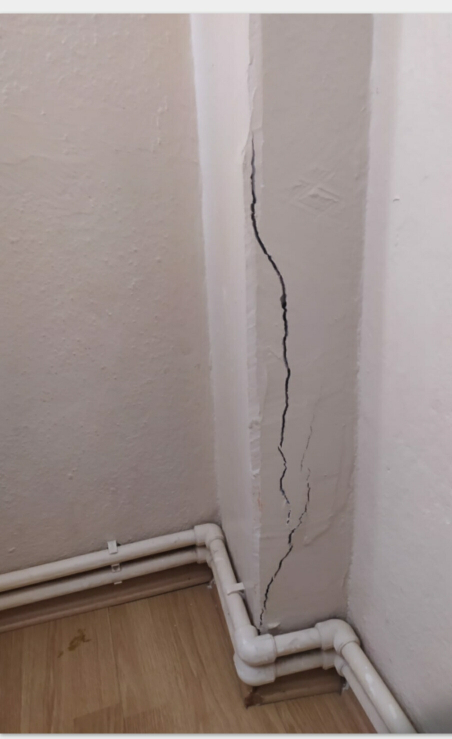
#> input picture images/image1.jpeg, 904 x 1477 px (shown at 1/2 size); its folder holds only this picture in this run
$ python better_tests.py --pattern images   (older library calls are emulated)
#> lines starting #> are read from the running program, lines starting #| are printed output that depends on the picture; after the words box and inside, x2 and y2 are one past the last pixel; in counts of white or black regions, pixels touching at a corner belong together
### crack_yolo.py
"""
YOLOv8 ile Çatlak Tespiti
Segmentasyon modeli kullanarak çatlakları tespit eder
"""

import cv2
import numpy as np
import os
import sys
from ultralytics import YOLO


def _normalize_u8(img: np.ndarray) -> np.ndarray:
    img_f = img.astype(np.float32)
    mn = float(np.min(img_f))
    mx = float(np.max(img_f))
    if mx - mn < 1e-6:
        return np.zeros_like(img, dtype=np.uint8)
    out = (img_f - mn) * (255.0 / (mx - mn))
    return np.clip(out, 0, 255).astype(np.uint8)


# [16 lines left out: function _morph_skeleton, not called in this run]


def _compute_crack_response(gray_u8: np.ndarray) -> np.ndarray:
    """Compute a crack-likeliness response map (uint8 0..255)."""
    # Denoise while preserving edges.
    den = cv2.bilateralFilter(gray_u8, 7, 60, 60)
    clahe = cv2.createCLAHE(clipLimit=2.5, tileGridSize=(8, 8))
    g = clahe.apply(den)

    # Multi-scale black-hat emphasizes thin dark lines.
    blackhat_sum = np.zeros_like(g, dtype=np.float32)
    for k in (9, 13, 17):
        kernel = cv2.getStructuringElement(cv2.MORPH_RECT, (k, k))
        bh = cv2.morphologyEx(g, cv2.MORPH_BLACKHAT, kernel)
        blackhat_sum += bh.astype(np.float32)

    # Local darkness: (local_mean - pixel) highlights locally darker structures.
    local = cv2.blur(g, (21, 21))
    darker = cv2.subtract(local, g)

    # Gradient magnitude helps when cracks are more edge-like than dark.
    sx = cv2.Sobel(g, cv2.CV_32F, 1, 0, ksize=3)
    sy = cv2.Sobel(g, cv2.CV_32F, 0, 1, ksize=3)
    grad = cv2.magnitude(sx, sy)

    # Weighted fusion (kept conservative to avoid flooding).
    resp = 0.55 * blackhat_sum + 0.30 * darker.astype(np.float32) + 0.15 * grad
    return _normalize_u8(resp)


def _threshold_by_percentile(resp_u8: np.ndarray, percentile: float) -> np.ndarray:
    flat = resp_u8.reshape(-1)
    # Avoid extreme thresholds for low-contrast images.
    thr = int(np.percentile(flat, percentile))
    thr = max(thr, 10)
    _, binary = cv2.threshold(resp_u8, thr, 255, cv2.THRESH_BINARY)
    return binary


# [270 lines left out: functions _filter_by_skeleton, detect_cracks_yolo, create_severity_colormap, detect_cracks_edge_based, test_all, not called in this run]


# [14 lines that do not run on import are left out]

### better_tests.py
import argparse
import csv
import os
from dataclasses import dataclass
from glob import glob
from typing import List, Tuple

import cv2
import numpy as np

# Reuse the detector internals from crack_yolo.py
from crack_yolo import (
    _compute_crack_response,
    _threshold_by_percentile,
)


@dataclass
class ImageMetrics:
    image: str
    std_gray: float
    percentile: float
    threshold_value: int
    resp_mean: float
    resp_p95: float
    resp_p99: float
    resp_max: int

    binary_pixel_ratio: float
    binary_components: int
    binary_largest_area: int
    binary_median_area: float

    contour_count: int
    contour_perimeter_sum: float


def _ensure_dir(path: str) -> None:
    os.makedirs(path, exist_ok=True)


def _to_bgr(img: np.ndarray) -> np.ndarray:
    if img.ndim == 2:
        return cv2.cvtColor(img, cv2.COLOR_GRAY2BGR)
    return img


def _resize_to_height(img: np.ndarray, height: int) -> np.ndarray:
    h, w = img.shape[:2]
    if h == height:
        return img
    scale = height / float(h)
    new_w = max(1, int(round(w * scale)))
    return cv2.resize(img, (new_w, height), interpolation=cv2.INTER_AREA)


def _make_panel(images: List[np.ndarray], labels: List[str], height: int = 360) -> np.ndarray:
    assert len(images) == len(labels)

    tiles: List[np.ndarray] = []
    for img, label in zip(images, labels):
        tile = _to_bgr(img)
        tile = _resize_to_height(tile, height)
        cv2.rectangle(tile, (0, 0), (tile.shape[1], 28), (0, 0, 0), -1)
        cv2.putText(tile, label, (8, 20), cv2.FONT_HERSHEY_SIMPLEX, 0.6, (255, 255, 255), 1)
        tiles.append(tile)

    return cv2.hconcat(tiles)


def analyze_one(image_path: str) -> Tuple[np.ndarray, np.ndarray, ImageMetrics, np.ndarray]:
    bgr = cv2.imread(image_path)
    if bgr is None:
        raise RuntimeError(f"Could not read: {image_path}")

    gray = cv2.cvtColor(bgr, cv2.COLOR_BGR2GRAY)
    std = float(np.std(gray))
    percentile = 98.5 if std > 20 else 96.5

    resp = _compute_crack_response(gray)

    # Mirror the exact thresholding logic so we can report the used threshold.
    thr = int(np.percentile(resp.reshape(-1), percentile))
    thr = max(thr, 10)
    binary = _threshold_by_percentile(resp, percentile)

    # Minimal cleanup only (keep detections as-is).
    kernel = cv2.getStructuringElement(cv2.MORPH_ELLIPSE, (3, 3))
    binary_clean = cv2.morphologyEx(binary, cv2.MORPH_OPEN, kernel, iterations=1)

    resp_mean = float(np.mean(resp))
    resp_p95 = float(np.percentile(resp.reshape(-1), 95))
    resp_p99 = float(np.percentile(resp.reshape(-1), 99))
    resp_max = int(np.max(resp))

    binary_ratio = float(np.mean(binary_clean > 0))
    # Connected components on binary to describe how fragmented/noisy it is.
    n_lbl, _, stats, _ = cv2.connectedComponentsWithStats((binary_clean > 0).astype(np.uint8), connectivity=8)
    # stats[0] is background
    areas = stats[1:, cv2.CC_STAT_AREA].astype(np.int64) if n_lbl > 1 else np.array([], dtype=np.int64)
    binary_components = int(areas.size)
    binary_largest_area = int(np.max(areas)) if areas.size else 0
    binary_median_area = float(np.median(areas)) if areas.size else 0.0

    contours, _ = cv2.findContours(binary_clean, cv2.RETR_LIST, cv2.CHAIN_APPROX_NONE)
    contour_count = int(len(contours))
    contour_perimeter_sum = float(sum(cv2.arcLength(c, True) for c in contours)) if contours else 0.0

    overlay = bgr.copy()
    if contours:
        cv2.drawContours(overlay, contours, -1, (0, 0, 255), 1)

    metrics = ImageMetrics(
        image=os.path.basename(image_path),
        std_gray=std,
        percentile=percentile,
        threshold_value=int(thr),
        resp_mean=resp_mean,
        resp_p95=resp_p95,
        resp_p99=resp_p99,
        resp_max=resp_max,
        binary_pixel_ratio=binary_ratio,
        binary_components=binary_components,
        binary_largest_area=binary_largest_area,
        binary_median_area=binary_median_area,
        contour_count=contour_count,
        contour_perimeter_sum=contour_perimeter_sum,
    )

    return resp, binary_clean, metrics, overlay


def main() -> None:
    ap = argparse.ArgumentParser(description="Better, comparable crack-detection tests")
    ap.add_argument("--images", default="images", help="Image folder")
    ap.add_argument("--out", default="results/tests", help="Output folder")
    ap.add_argument("--pattern", default="*.jpg", help="Glob pattern inside images folder")
    args = ap.parse_args()

    image_paths = sorted(glob(os.path.join(args.images, args.pattern)))
    if not image_paths:
        # Try common extensions
        image_paths = sorted(glob(os.path.join(args.images, "*.jpeg")))
    if not image_paths:
        image_paths = sorted(glob(os.path.join(args.images, "*.png")))

    if not image_paths:
        raise SystemExit(f"No images found in {args.images} with pattern {args.pattern}")

    _ensure_dir(args.out)

    metrics_rows: List[ImageMetrics] = []

    for p in image_paths:
        print(f"Processing: {p}")
        bgr = cv2.imread(p)
#> bgr is the input picture: shape (1477, 904, 3); mean B, G, R 138.7, 142.4, 155.3
        if bgr is None:
            print(f"  Skipping unreadable: {p}")
            continue

        resp, binary, metrics, overlay = analyze_one(p)
#> in analyze_one, `gray = cv2.cvtColor(bgr, cv2.COLOR_BGR2GRAY)`:
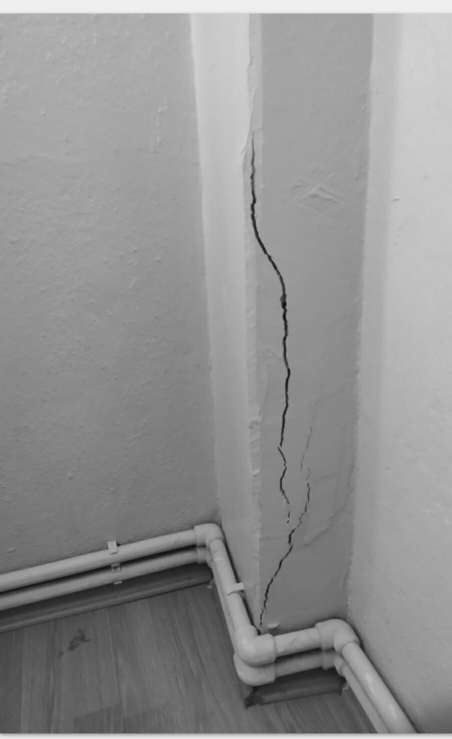
#> gray: shape (1477, 904) (shown at 1/2 size); min 12, max 239, mean 145.9
#> in analyze_one, `std = float(np.std(gray))`: std = 36.22
#> in analyze_one, `percentile = 98.5 if std > 20 else 96.5`: percentile = 98.5
#> in _compute_crack_response, `sx = cv2.Sobel(g, cv2.CV_32F, 1, 0, ksize=3)`:
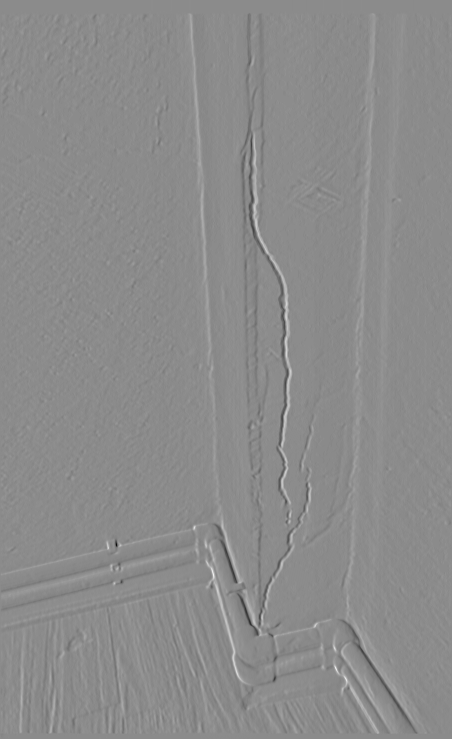
#> sx: shape (1477, 904) float32 (shown at 1/2 size); min -420, max 347, mean 0.4; drawn with min black and max white
#> in _compute_crack_response, `sy = cv2.Sobel(g, cv2.CV_32F, 0, 1, ksize=3)`:
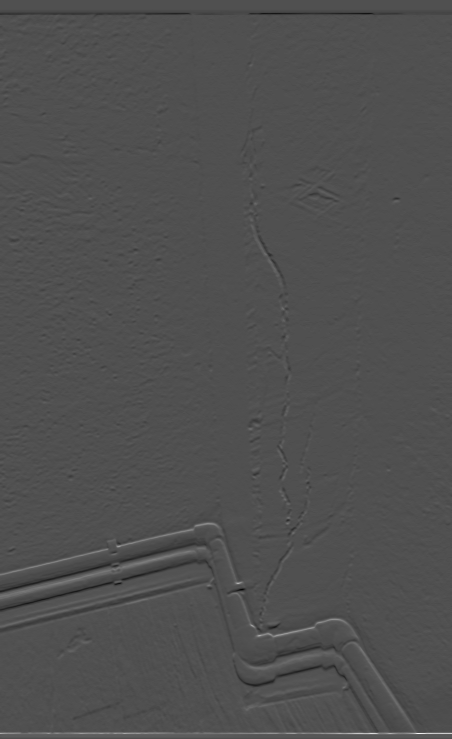
#> sy: shape (1477, 904) float32 (shown at 1/2 size); min -346, max 754, mean 0; drawn with min black and max white
#> in _normalize_u8, `mn = float(np.min(img_f))`: mn = 0
#> in _normalize_u8, `mx = float(np.max(img_f))`: mx = 239.2
#> in analyze_one, `thr = int(np.percentile(resp.reshape(-1), percentile))`: thr = 83
#> in _threshold_by_percentile, `_, binary = cv2.threshold(resp_u8, thr, 255, cv2.THRESH_BINARY)`:
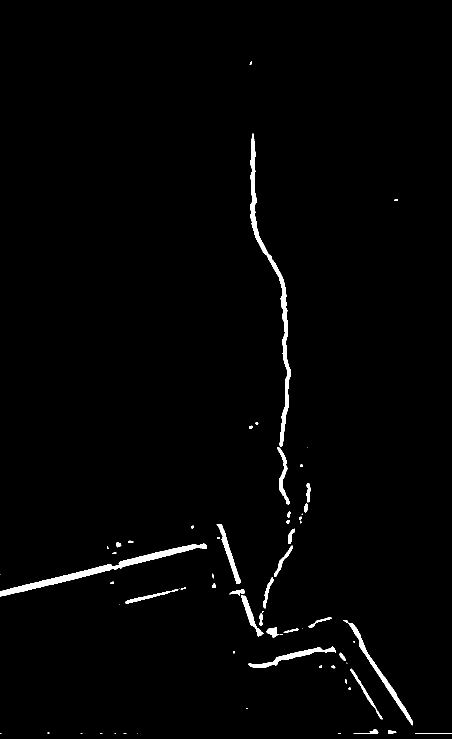
#> binary: shape (1477, 904) (shown at 1/2 size); 1.5% white; 67 white regions (25 under 20 px), largest, box (x1, y1, x2, y2) and area: (500, 267, 582, 894) 4840, (0, 1087, 414, 1193) 4713, (687, 1240, 826, 1451) 1898
#> in analyze_one, `resp_mean = float(np.mean(resp))`: resp_mean = 9.78
#> in analyze_one, `resp_p95 = float(np.percentile(resp.reshape(-1), 95))`: resp_p95 = 33
#> in analyze_one, `resp_p99 = float(np.percentile(resp.reshape(-1), 99))`: resp_p99 = 112
#> in analyze_one, `resp_max = int(np.max(resp))`: resp_max = 255
#> in analyze_one, `binary_ratio = float(np.mean(binary_clean > 0))`: binary_ratio = 0.0146
#> in analyze_one, `n_lbl, _, stats, _ = cv2.connectedComponentsWithStats((binary_clean > ..`: n_lbl = 53; stats = 53 rows, first 6: [0, 0, 904, 1477, 1315669], [499, 123, 5, 7, 21], [500, 268, 82, 626, 4836], [789, 398, 7, 4, 22], [510, 844, 7, 5, 22], [498, 851, 7, 7, 33]
#> in analyze_one, `areas = stats[1:, cv2.CC_STAT_AREA].astype(np.int64) if n_lbl > 1 else..`: areas = 52 values, max 4836 at index 1, min 5 at index 48, mean 375.8
#> in analyze_one, `binary_largest_area = int(np.max(areas)) if areas.size else 0`: binary_largest_area = 4836
#> in analyze_one, `binary_median_area = float(np.median(areas)) if areas.size else 0.0`: binary_median_area = 52
#> in analyze_one, `contours, _ = cv2.findContours(binary_clean, cv2.RETR_LIST, cv2.CHAIN_..`: contours = 52 contours, 20 with area under 20; largest, box (x1, y1, x2, y2) and area: (0, 1087, 414, 1193) 4286, (500, 268, 582, 894) 4208, (697, 1246, 826, 1450) 1656, (496, 1293, 672, 1336) 1272, (434, 1048, 482, 1167) 958
#> in analyze_one, `contour_count = int(len(contours))`: contour_count = 52
#> in analyze_one, `contour_perimeter_sum = float(sum(cv2.arcLength(c, True) for c in cont..`: contour_perimeter_sum = 5848
        metrics_rows.append(metrics)

        # Pretty response heatmap (debug)
        heat = cv2.applyColorMap(resp, cv2.COLORMAP_TURBO)
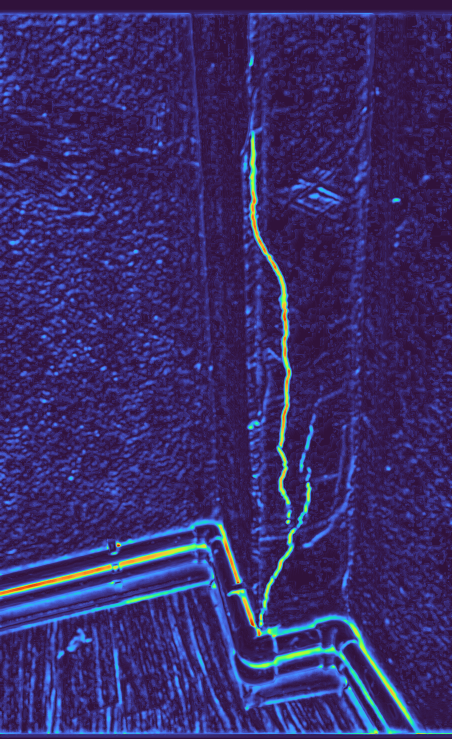
#> heat: shape (1477, 904, 3) (shown at 1/2 size); mean B, G, R 106.2, 43.4, 56.6

        panel = _make_panel(
            [bgr, heat, binary, overlay],
            ["original", "response", "binary", "overlay"],
            height=360,
        )
#> the loop in _make_panel, `for img, label in zip(images, labels):` made 4 passes
#> after the loop in _make_panel, `for img, label in zip(images, labels):`:
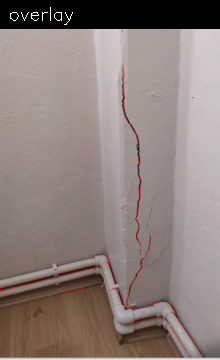
#> tile: shape (360, 220, 3); mean B, G, R 123.7, 127.3, 140.3
#> after the loop in _make_panel, `for img, label in zip(images, labels):`: tiles = 4 items
#> in _make_panel, `return cv2.hconcat(tiles)`:
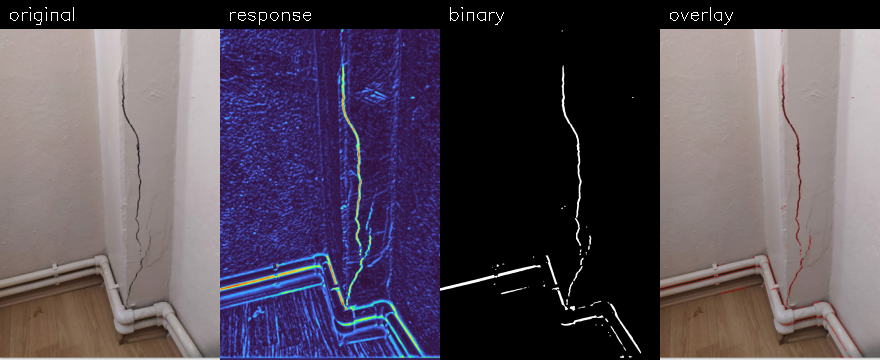
#> returned value: shape (360, 880, 3); mean of channels 0, 1, 2 87.7, 75.1, 84.3; drawn as B, G, R

        base = os.path.splitext(os.path.basename(p))[0]
        cv2.imwrite(os.path.join(args.out, f"{base}_panel.jpg"), panel)

    # CSV summary
    csv_path = os.path.join(args.out, "summary.csv")
    with open(csv_path, "w", newline="") as f:
        w = csv.writer(f)
        w.writerow(
            [
                "image",
                "std_gray",
                "percentile",
                "threshold_value",
                "resp_mean",
                "resp_p95",
                "resp_p99",
                "resp_max",
                "binary_pixel_ratio",
                "binary_components",
                "binary_largest_area",
                "binary_median_area",
                "contour_count",
                "contour_perimeter_sum",
            ]
        )
        for m in metrics_rows:
            w.writerow(
                [
                    m.image,
                    f"{m.std_gray:.3f}",
                    f"{m.percentile:.2f}",
                    m.threshold_value,
                    f"{m.resp_mean:.3f}",
                    f"{m.resp_p95:.3f}",
                    f"{m.resp_p99:.3f}",
                    m.resp_max,
                    f"{m.binary_pixel_ratio:.6f}",
                    m.binary_components,
                    m.binary_largest_area,
                    f"{m.binary_median_area:.3f}",
                    m.contour_count,
                    f"{m.contour_perimeter_sum:.3f}",
                ]
            )
#> this loop made 1 pass

    print(f"\nWrote panels + debug to: {args.out}")
    print(f"Wrote summary CSV: {csv_path}")


if __name__ == "__main__":
    main()

$ run again, on images/image5.jpeg
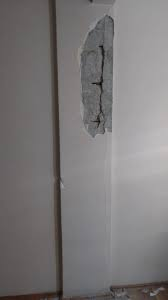
#> input picture images/image5.jpeg, 168 x 300 px
#> in main, bgr is the input picture: shape (300, 168, 3); mean B, G, R 120.7, 120.3, 123.2
#> std = 31.35
#> percentile = 98.5
#> mn = 0
#> mx = 218.2
#> in analyze_one, `thr = int(np.percentile(resp.reshape(-1), percentile))`: thr = 220
#> in _threshold_by_percentile, `_, binary = cv2.threshold(resp_u8, thr, 255, cv2.THRESH_BINARY)`:
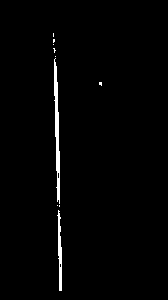
#> binary: shape (300, 168); 1.5% white; 10 white regions (8 under 20 px), largest, box (x1, y1, x2, y2) and area: (54, 58, 60, 204) 476, (57, 210, 62, 291) 231
#> binary_clean: shape (300, 168); 1.3% white; 7 white regions (2 under 20 px)
#> resp_mean = 21.52
#> resp_p95 = 126
#> resp_p99 = 228
#> resp_max = 255
#> binary_ratio = 0.0127
#> n_lbl = 8; stats = [[0, 0, 168, 300, 49758], [54, 65, 6, 108, 380], [99, 82, 3, 3, 5], [56, 178, 4, 22, 63], [57, 214, 4, 6, 13], [58, 225, 3, 8, 20], [58, 235, 4, 29, 93], [59, 267, 3, 24, 68]]
#> areas = [380, 5, 63, 13, 20, 93, 68]
#> binary_largest_area = 380
#> binary_median_area = 63
#> contours = 7 contours, 3 with area under 20; largest, box (x1, y1, x2, y2) and area: (54, 65, 60, 173) 272, (58, 235, 62, 264) 64, (59, 267, 62, 291) 44, (56, 178, 60, 200) 41
#> contour_count = 7
#> contour_perimeter_sum = 404.2
#> overlay: shape (300, 168, 3); 0.77% of pixels changed, all inside (x1, y1, x2, y2) = (54, 65, 102, 291)
#> the loop in _make_panel, `for img, label in zip(images, labels):` made 4 passes
#> after the loop in _make_panel, `for img, label in zip(images, labels):`: tiles = 4 items
#> in _make_panel, `return cv2.hconcat(tiles)`:
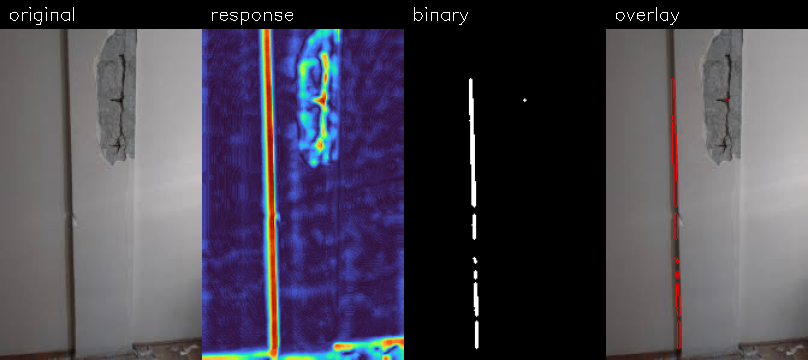
#> returned value: shape (360, 808, 3); mean of channels 0, 1, 2 82, 69.5, 73.1; drawn as B, G, R
#> the loop in main, `for m in metrics_rows:` made 1 pass

$ run again, on images/image7.jpeg
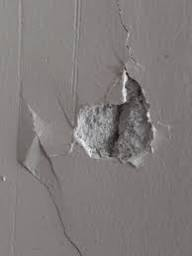
#> input picture images/image7.jpeg, 192 x 256 px
#> in main, bgr is the input picture: shape (256, 192, 3); mean B, G, R 123.2, 123.4, 129
#> std = 14.86
#> percentile = 96.5
#> mn = 0
#> mx = 288.2
#> in analyze_one, `thr = int(np.percentile(resp.reshape(-1), percentile))`: thr = 86
#> in _threshold_by_percentile, `_, binary = cv2.threshold(resp_u8, thr, 255, cv2.THRESH_BINARY)`:
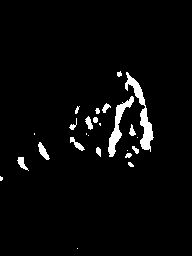
#> binary: shape (256, 192); 3.5% white; 25 white regions (8 under 20 px), largest, box (x1, y1, x2, y2) and area: (125, 72, 154, 152) 610, (108, 96, 134, 157) 438, (38, 142, 50, 160) 99
#> binary_clean: shape (256, 192); 3.3% white; 20 white regions (6 under 20 px)
#> resp_mean = 15.15
#> resp_p95 = 71
#> resp_p99 = 136
#> resp_max = 255
#> binary_ratio = 0.0332
#> n_lbl = 21; stats = 21 rows, first 6: [0, 0, 192, 256, 47518], [117, 72, 5, 5, 19], [125, 72, 20, 33, 242], [108, 96, 26, 61, 435], [102, 103, 8, 10, 41], [75, 107, 4, 7, 17]
#> areas = 20 values, max 435 at index 2, min 11 at index 19, mean 81.7
#> binary_largest_area = 435
#> binary_median_area = 31.5
#> contours = 20 contours, 9 with area under 20; largest, box (x1, y1, x2, y2) and area: (108, 96, 134, 157) 368, (140, 107, 154, 150) 308, (125, 72, 145, 105) 200, (38, 142, 50, 160) 79, (17, 157, 28, 170) 55
#> contour_count = 20
#> contour_perimeter_sum = 710.6
#> overlay: shape (256, 192, 3); 1.21% of pixels changed, all inside (x1, y1, x2, y2) = (0, 72, 154, 181)
#> the loop in _make_panel, `for img, label in zip(images, labels):` made 4 passes
#> after the loop in _make_panel, `for img, label in zip(images, labels):`: tiles = 4 items
#> in _make_panel, `return cv2.hconcat(tiles)`:
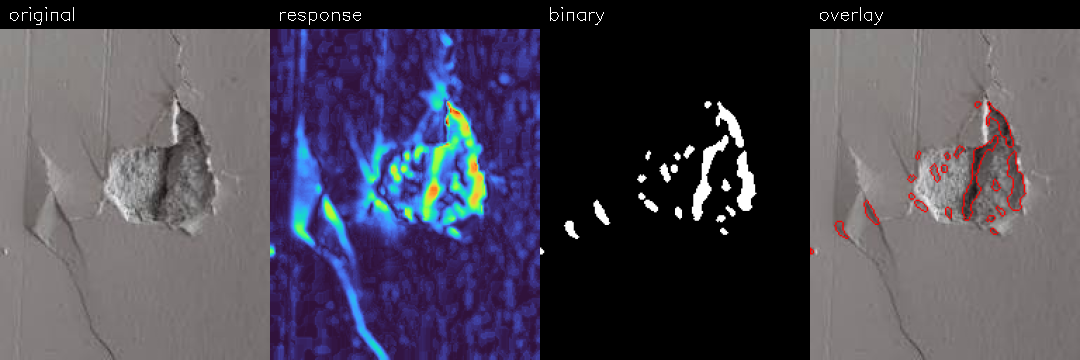
#> returned value: shape (360, 1080, 3); mean of channels 0, 1, 2 85.8, 72, 75.4; drawn as B, G, R
#> the loop in main, `for m in metrics_rows:` made 1 pass
